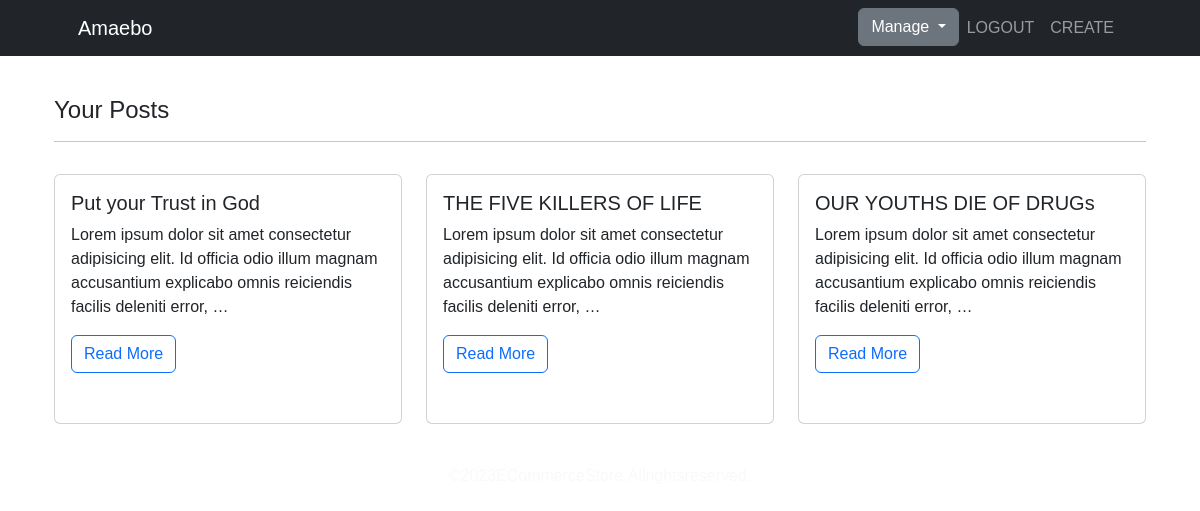
/personal_2/ (signed in), run on the app's committed database.
### posts/models.py (models this page shows, shortened)
class Post(models.Model):
    title = models.CharField(max_length=150)
    body = models.TextField()
    image = models.ImageField(upload_to='post_images/', null=True, blank=True)
    created = models.DateTimeField(auto_now_add=True)
    updated = models.DateTimeField(auto_now=True)
    publish = models.BooleanField(default=True)
    author = models.ForeignKey(User, on_delete=models.CASCADE)

### posts/views.py (the view)
# urls.py: path('personal_2/', personal_2, name='personal_2'),
@login_required
def personal_2(request):
    posts = Post.objects.filter(author=request.user)
    context = {'posts':posts}
    return render(request, 'posts/personal_2.html', context)

### templates/posts/personal_2.html
{% extends 'base.html' %}
{% block content %}
<section>
    <div class="container p-4 mt-3">
        <h4>Your Posts</h4>
        <hr>
        <div class="row">
            {% for post in posts %}
            <div class="col-md-4 mt-3" >
                <div class="card" style="height: 250px;">
                    <div class="card-body">
                        <h5 class="card-title">{{post.title}}</h5>
                        <p class="card-text">{{post.body|truncatewords:20}}</p>
                        <a href="{% url 'detail' post.pk %}" class="btn btn-outline-primary">Read More</a>
                    </div>
                </div>
            </div>
            {% endfor %}
        </div>
    </div>
</section>
{% endblock %}

### templates/base.html (style rules this page uses)
body { font-family: Arial, sans-serif; }

### data on the page
Post: title "Put your Trust in God", body "Lorem ipsum dolor sit amet consectetur adipisicing elit. Id officia odio illum magnam accusantium explicabo omnis reiciendis facilis deleniti error, …"
Post: title "THE FIVE KILLERS OF LIFE", body "Lorem ipsum dolor sit amet consectetur adipisicing elit. Id officia odio illum magnam accusantium explicabo omnis reiciendis facilis deleniti error, …"
Post: title "OUR YOUTHS DIE OF DRUGs", body "Lorem ipsum dolor sit amet consectetur adipisicing elit. Id officia odio illum magnam accusantium explicabo omnis reiciendis facilis deleniti error, …"
